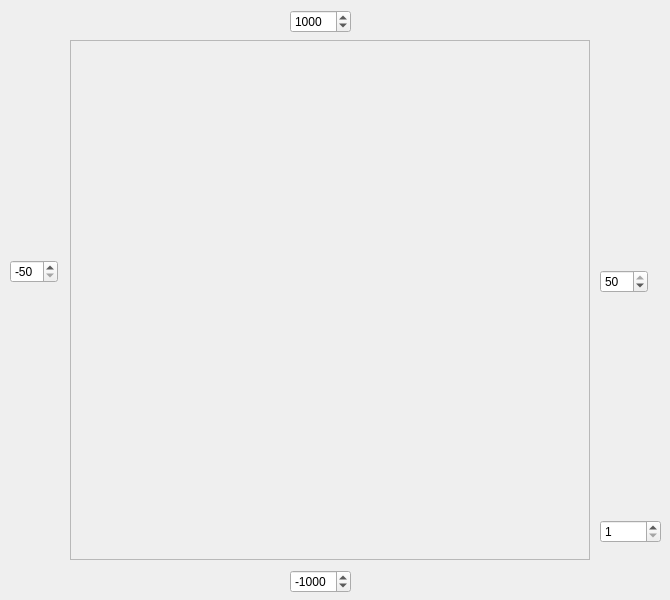
<?xml version="1.0" encoding="UTF-8"?>
<ui version="4.0">
 <class>XY_Widget</class>
 <widget class="QWidget" name="XY_Widget">
  <property name="geometry">
   <rect>
    <x>0</x>
    <y>0</y>
    <width>670</width>
    <height>600</height>
   </rect>
  </property>
  <property name="minimumSize">
   <size>
    <width>670</width>
    <height>600</height>
   </size>
  </property>
  <property name="maximumSize">
   <size>
    <width>670</width>
    <height>600</height>
   </size>
  </property>
  <property name="windowTitle">
   <string>Form</string>
  </property>
  <widget class="QSpinBox" name="Y_UP">
   <property name="geometry">
    <rect>
     <x>290</x>
     <y>10</y>
     <width>61</width>
     <height>23</height>
    </rect>
   </property>
   <property name="minimum">
    <number>-17000</number>
   </property>
   <property name="maximum">
    <number>17000</number>
   </property>
   <property name="value">
    <number>1000</number>
   </property>
  </widget>
  <widget class="QSpinBox" name="X_Left">
   <property name="geometry">
    <rect>
     <x>10</x>
     <y>260</y>
     <width>48</width>
     <height>23</height>
    </rect>
   </property>
   <property name="minimum">
    <number>-50</number>
   </property>
   <property name="maximum">
    <number>50</number>
   </property>
   <property name="value">
    <number>-50</number>
   </property>
  </widget>
  <widget class="QSpinBox" name="X_Right">
   <property name="geometry">
    <rect>
     <x>600</x>
     <y>270</y>
     <width>48</width>
     <height>23</height>
    </rect>
   </property>
   <property name="minimum">
    <number>-50</number>
   </property>
   <property name="maximum">
    <number>50</number>
   </property>
   <property name="value">
    <number>50</number>
   </property>
  </widget>
  <widget class="QSpinBox" name="Y_Down">
   <property name="geometry">
    <rect>
     <x>290</x>
     <y>570</y>
     <width>61</width>
     <height>23</height>
    </rect>
   </property>
   <property name="minimum">
    <number>-17000</number>
   </property>
   <property name="maximum">
    <number>17000</number>
   </property>
   <property name="value">
    <number>-1000</number>
   </property>
  </widget>
  <widget class="QFrame" name="frame">
   <property name="geometry">
    <rect>
     <x>70</x>
     <y>40</y>
     <width>520</width>
     <height>520</height>
    </rect>
   </property>
   <property name="minimumSize">
    <size>
     <width>520</width>
     <height>520</height>
    </size>
   </property>
   <property name="maximumSize">
    <size>
     <width>520</width>
     <height>520</height>
    </size>
   </property>
   <property name="frameShape">
    <enum>QFrame::StyledPanel</enum>
   </property>
   <property name="frameShadow">
    <enum>QFrame::Raised</enum>
   </property>
   <widget class="QWidget" name="verticalLayoutWidget">
    <property name="geometry">
     <rect>
      <x>0</x>
      <y>0</y>
      <width>521</width>
      <height>521</height>
     </rect>
    </property>
    <layout class="QVBoxLayout" name="verticalLayout"/>
   </widget>
  </widget>
  <widget class="QSpinBox" name="Average_spinBox">
   <property name="geometry">
    <rect>
     <x>600</x>
     <y>520</y>
     <width>61</width>
     <height>23</height>
    </rect>
   </property>
   <property name="minimum">
    <number>1</number>
   </property>
   <property name="maximum">
    <number>100</number>
   </property>
   <property name="value">
    <number>1</number>
   </property>
  </widget>
 </widget>
 <resources/>
 <connections/>
</ui>
